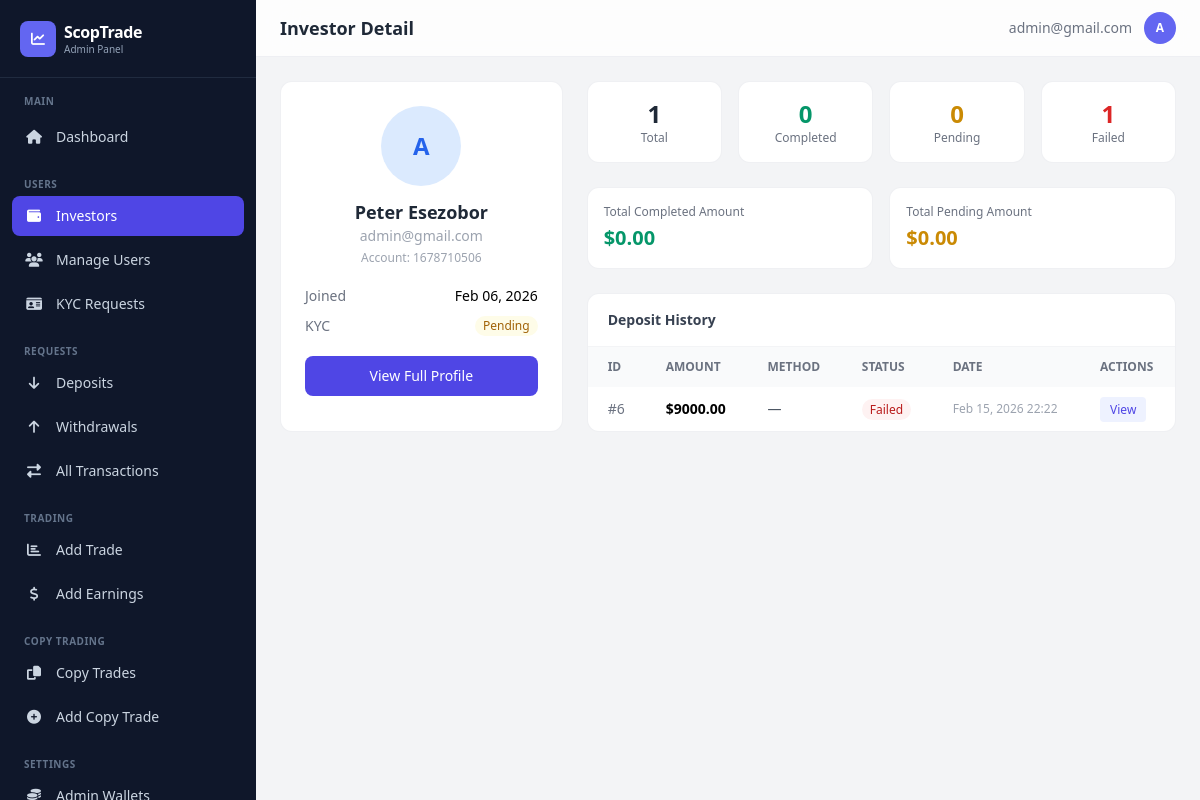
The page /dashboard/investors/2/ (signed in) on the database as committed earlier.
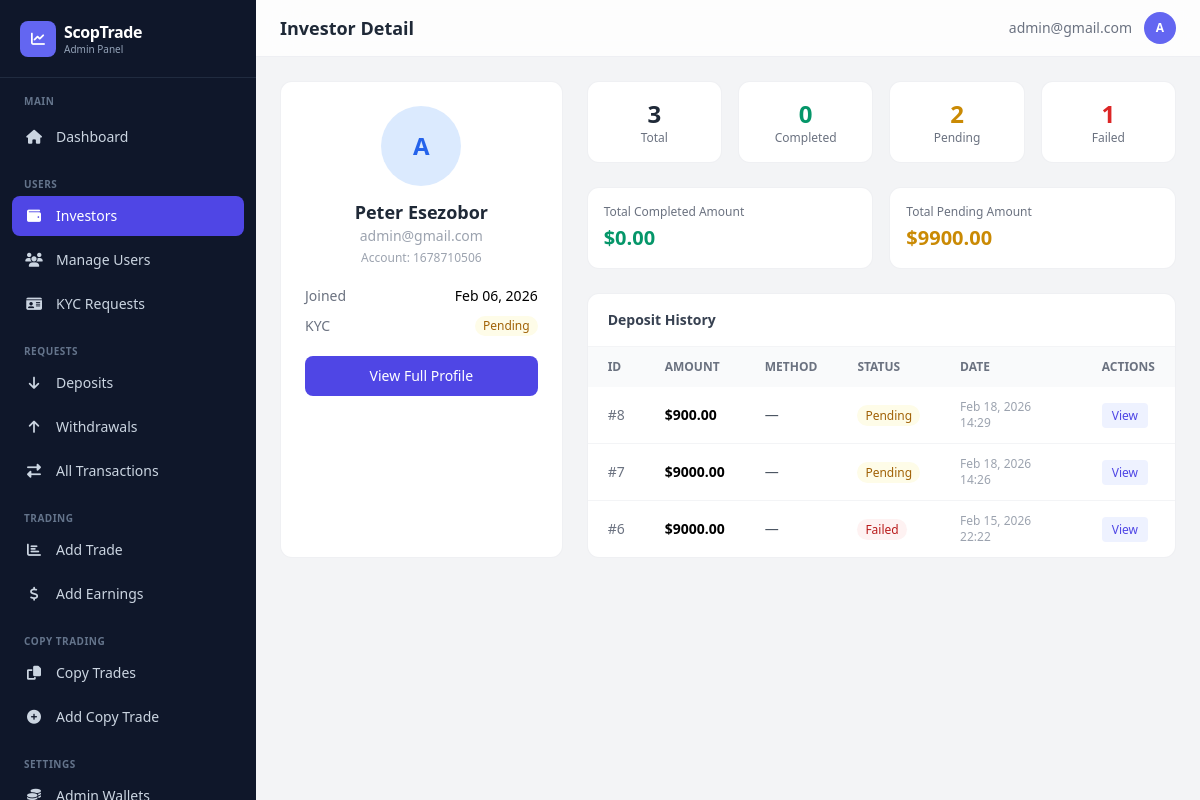
The same page on the database as committed later.
### app/models.py (models this page shows, shortened)
class Transaction(models.Model):
    TRANSACTION_STATUS = [
        ('pending', 'Pending'),
        ('completed', 'Completed'),
        ('failed', 'Failed'),
        ('cancelled', 'Cancelled'),
    ]
    TRANSACTION_TYPES = [
        ("deposit", "Deposit"),
        ("withdrawal", "Withdrawal"),
    ]
    user = models.ForeignKey(
        settings.AUTH_USER_MODEL,
        on_delete=models.CASCADE,
        related_name="transactions"
    )
    transaction_type = models.CharField(max_length=20, choices=TRANSACTION_TYPES)
    amount = models.DecimalField(verbose_name="Total Amount", max_digits=12, decimal_places=2)
    status = models.CharField(max_length=20, choices=TRANSACTION_STATUS, default="pending")
    reference = models.CharField(max_length=100, unique=True)
    description = models.TextField(blank=True, null=True)
    currency = models.CharField(max_length=100)
    unit = models.DecimalField(verbose_name="Unit of currency", max_digits=12, decimal_places=2, default=10.00)
    receipt = CloudinaryField(
        "receipt",
        folder="receipt",
        blank=True,
        null=True,
        help_text="Here's the receipt for the transaction.",
    )
    created_at = models.DateTimeField(default=timezone.now)
    updated_at = models.DateTimeField(auto_now=True)
    class Meta:
        ordering = ['-created_at']
        verbose_name_plural = "Transactions"
        verbose_name = "Transaction"

### dashboard/views.py (the view)
# urls.py: path('investors/<int:user_id>/', views.investor_detail, name='investor_detail'),
@admin_required
def investor_detail(request, user_id):
    investor = get_object_or_404(CustomUser, id=user_id)
    deps = Transaction.objects.filter(user=investor, transaction_type='deposit').order_by('-created_at')
    completed = deps.filter(status='completed')
    pending = deps.filter(status='pending')
    failed = deps.filter(status='failed')
    page_obj, paginator = _paginate(deps, request, 15)
    return render(request, 'dashboard/investor_detail.html', {
        'investor': investor, 'deposits': page_obj, 'page_obj': page_obj, 'paginator': paginator,
        'is_paginated': paginator.num_pages > 1,
        'total_deposits': deps.count(), 'completed_count': completed.count(),
        'pending_count': pending.count(), 'failed_count': failed.count(),
        'total_completed_amount': completed.aggregate(t=Sum('amount'))['t'] or Decimal('0.00'),
        'total_pending_amount': pending.aggregate(t=Sum('amount'))['t'] or Decimal('0.00'),
    })

### dashboard/views.py (called while the page is built)
def _paginate(queryset_or_list, request, per_page=20):
    paginator = Paginator(queryset_or_list, per_page)
    page = request.GET.get('page')
    try:
        page_obj = paginator.page(page)
    except PageNotAnInteger:
        page_obj = paginator.page(1)
    except EmptyPage:
        page_obj = paginator.page(paginator.num_pages)
    return page_obj, paginator

### dashboard/templates/dashboard/investor_detail.html (shortened to what the changed rows need)
{% extends "dashboard/base.html" %}
{% block page_title %}Investor Detail{% endblock %}
{% block content %}
<div class="grid grid-cols-1 lg:grid-cols-3 gap-6 mb-6">
    <div class="lg:col-span-2 space-y-6">
        <div class="grid grid-cols-2 sm:grid-cols-4 gap-4">
            <div class="bg-white rounded-xl border border-gray-200/60 p-4 text-center">
                <p class="text-2xl font-bold text-gray-800">{{ total_deposits }}</p>
                <p class="text-xs text-gray-500">Total</p>
            </div>
            <div class="bg-white rounded-xl border border-gray-200/60 p-4 text-center">
                <p class="text-2xl font-bold text-yellow-600">{{ pending_count }}</p>
                <p class="text-xs text-gray-500">Pending</p>
            </div>
        </div>
        <div class="grid grid-cols-2 gap-4">
            <div class="bg-white rounded-xl border border-gray-200/60 p-4">
                <p class="text-xs text-gray-500 mb-1">Total Pending Amount</p>
                <p class="text-xl font-bold text-yellow-600">${{ total_pending_amount|floatformat:2 }}</p>
            </div>
        </div>
        <div class="bg-white rounded-xl border border-gray-200/60 overflow-hidden">
            <div class="overflow-x-auto">
                <table class="w-full text-sm">
                    <thead><tr class="bg-gray-50 text-left text-xs text-gray-500 uppercase">
                        <th class="px-5 py-3">ID</th>
                        <th class="px-5 py-3">Amount</th>
                        <th class="px-5 py-3">Method</th>
                        <th class="px-5 py-3">Status</th>
                        <th class="px-5 py-3">Date</th>
                        <th class="px-5 py-3">Actions</th>
                    </tr></thead>
                    <tbody class="divide-y divide-gray-100">
                    {% for dep in deposits %}
                    <tr class="hover:bg-gray-50">
                        <td class="px-5 py-3 text-gray-500">#{{ dep.id }}</td>
                        <td class="px-5 py-3 font-semibold">${{ dep.amount|floatformat:2 }}</td>
                        <td class="px-5 py-3 text-gray-600">{{ dep.payment_method|default:"—" }}</td>
                        <td class="px-5 py-3">
                            <span class="px-2 py-0.5 rounded-full text-xs font-medium
                                {% if dep.status == 'completed' %}bg-emerald-50 text-emerald-700
                                {% elif dep.status == 'pending' %}bg-yellow-50 text-yellow-700
                                {% else %}bg-red-50 text-red-700{% endif %}">{{ dep.status|title }}</span>
                        </td>
                        <td class="px-5 py-3 text-xs text-gray-400">{{ dep.created_at|date:"M d, Y H:i" }}</td>
                        <td class="px-5 py-3">
                            <a href="{% url 'dashboard:deposit_detail' dep.id %}" class="px-2.5 py-1 bg-indigo-50 text-indigo-600 rounded text-xs font-medium hover:bg-indigo-100 transition">View</a>
                        </td>
                    </tr>
                    {% empty %}
                    <tr><td colspan="6" class="px-5 py-8 text-center text-gray-400">No deposits found</td></tr>
                    {% endfor %}
                    </tbody>
                </table>
            </div>
        </div>
    </div>
</div>
{% endblock %}

Rows that differ between the two databases and show on the page:
added Transaction: id "8", amount "900.00", payment_method "—", status "Pending", created_at "Feb 18, 2026 14:29"
added Transaction: id "7", amount "9000.00", payment_method "—", status "Pending", created_at "Feb 18, 2026 14:26"
Other text that changed with them:
{{ total_deposits }}: "1" → "3"
{{ pending_count }}: "0" → "2"
{{ total_pending_amount|floatformat:2 }}: "0.00" → "9900.00"
